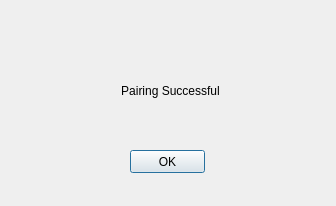
<?xml version="1.0" encoding="UTF-8"?>
<ui version="4.0">
 <class>PairingSuccess</class>
 <widget class="QDialog" name="PairingSuccess">
  <property name="geometry">
   <rect>
    <x>0</x>
    <y>0</y>
    <width>336</width>
    <height>206</height>
   </rect>
  </property>
  <property name="windowTitle">
   <string>Pairing Success</string>
  </property>
  <widget class="QLabel" name="label">
   <property name="geometry">
    <rect>
     <x>40</x>
     <y>50</y>
     <width>261</width>
     <height>81</height>
    </rect>
   </property>
   <property name="styleSheet">
    <string notr="true">font:15pt &quot;Arial&quot;;</string>
   </property>
   <property name="text">
    <string>Pairing Successful</string>
   </property>
   <property name="alignment">
    <set>Qt::AlignCenter</set>
   </property>
  </widget>
  <widget class="QPushButton" name="pushButton">
   <property name="geometry">
    <rect>
     <x>130</x>
     <y>150</y>
     <width>75</width>
     <height>23</height>
    </rect>
   </property>
   <property name="text">
    <string>OK</string>
   </property>
  </widget>
 </widget>
 <resources/>
 <connections/>
</ui>
